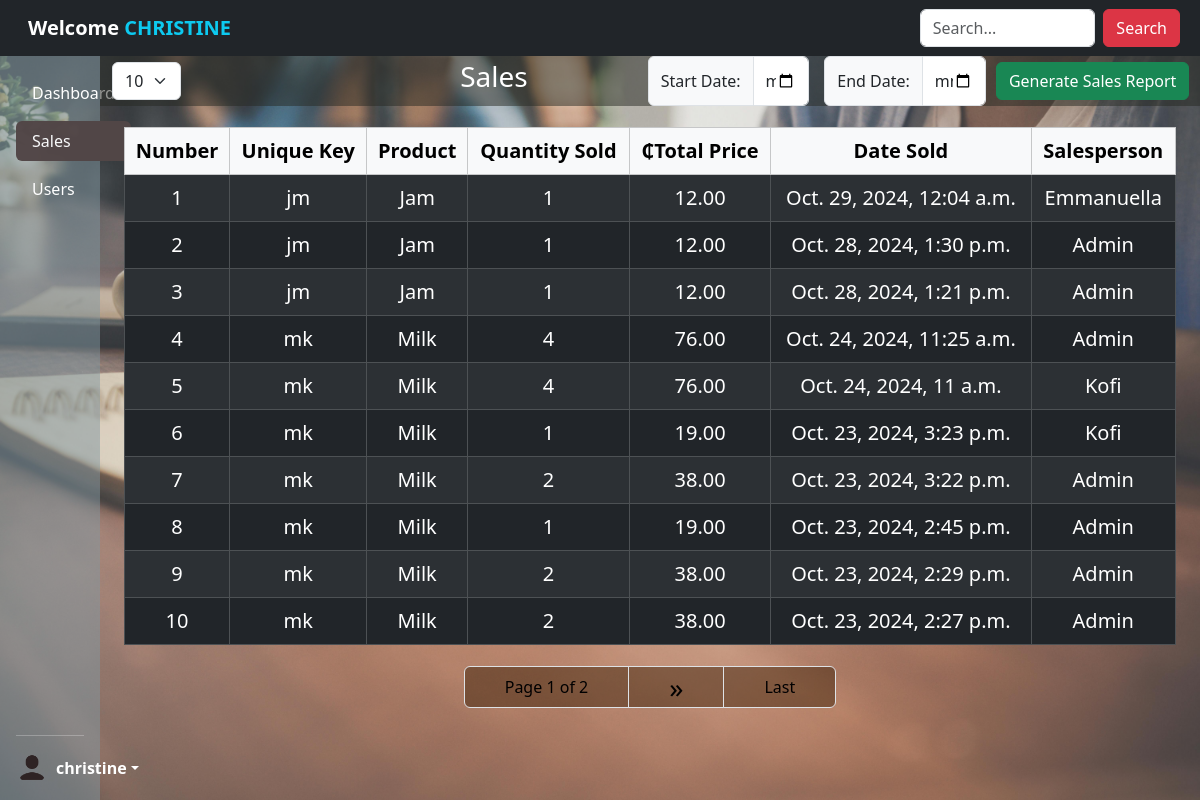
/view-sales/ (signed in), run on an earlier commit of the app's database.
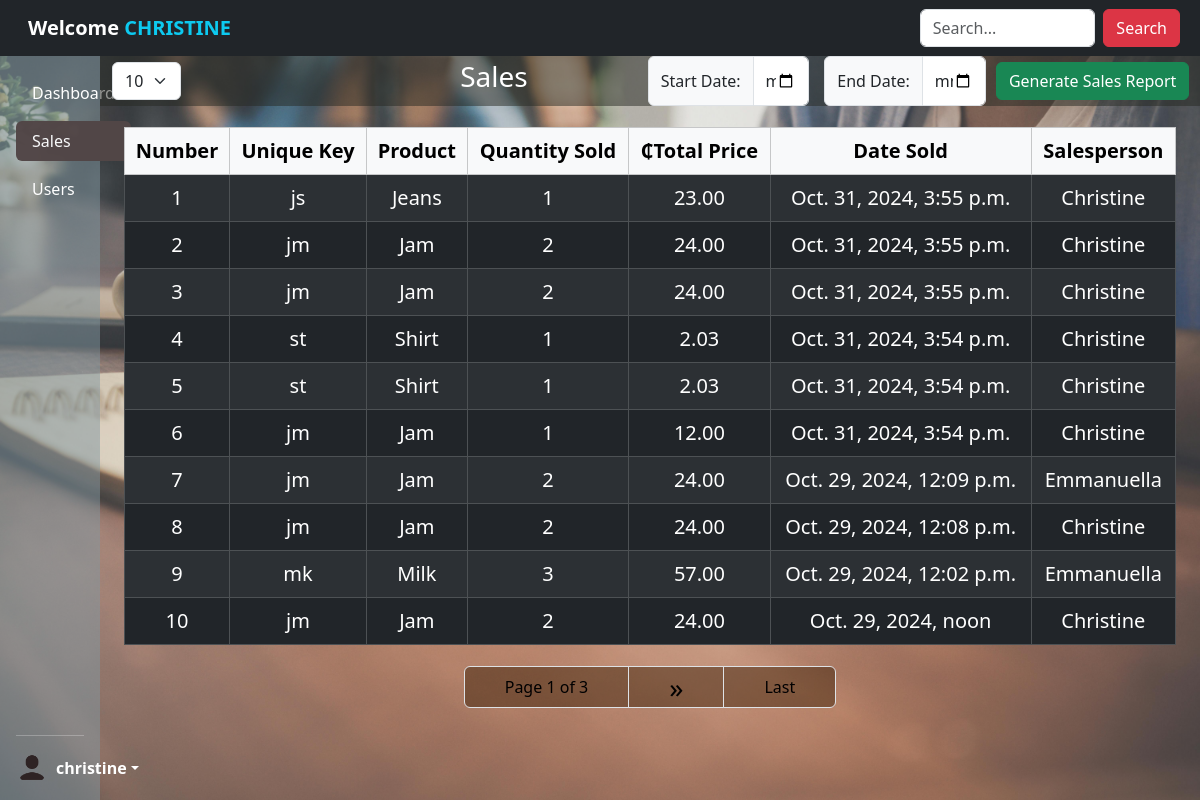
And on a later commit of the database.
### revision_app/models.py (models this page shows, shortened)
class Sale(models.Model):
    product = models.ForeignKey(Products, on_delete=models.CASCADE)
    quantity_sold = models.PositiveBigIntegerField()
    total_price = models.DecimalField(max_digits=10, decimal_places=2)
    salesperson = models.ForeignKey(User, on_delete=models.SET_NULL, null=True)  # Link the sale to a user
    date_sold = models.DateTimeField(default=timezone.now)
    unique_key = models.CharField(
        max_length=2,
        blank=True,
        editable=False
    )
    class Meta:
        verbose_name = 'Sale'
        verbose_name_plural = 'Sales'

class Products(models.Model):
    product_name = models.CharField(max_length=200, db_index=True)
    price = models.DecimalField(max_digits=10, decimal_places=2, db_index=True)
    stock = models.PositiveBigIntegerField(default=0, db_index=True)
    unique_key = models.CharField(
        max_length=2,
        blank=True,
        editable=False,
        unique=True
    )
    def __str__(self):
        return self.product_name
    class Meta:
        verbose_name_plural = 'Products'
        ordering = ['product_name']

### revision_app/views.py (the view, shortened to what this page needs)
# urls.py: path('view-sales/', SalesListView.as_view(), name='view-sales'),
class SalesListView(LoginRequiredMixin, TemplateView):
    template_name = 'revision_app/sales.html'
    def get_context_data(self, **kwargs):
        context = super().get_context_data(**kwargs)
        paginate_by = self.request.GET.get('paginate_by', 10)
        sales = Sale.objects.all().order_by('-date_sold')
        products = Products.objects.all()
        search_input = self.request.GET.get('q', '').strip()
        paginator = Paginator(sales, int(paginate_by))
        page_number = self.request.GET.get('page')
        page_obj = paginator.get_page(page_number)
        context['page_obj'] = page_obj
        context['object_list'] = page_obj.object_list
        context['products'] = products
        context['sales'] = sales
        context['paginate_by'] = paginate_by
        context['search_input'] = search_input
        return context

### revision_app/templates/revision_app/sales.html (shortened to what this page needs)
{% extends 'revision_app/main.html' %}
{% load static %}
{% block content %}
{% include 'revision_app/pageloader.html' %}
<head><link rel="stylesheet" href="{% static 'css/bootstrap.css'  %}"></head>
<body style="background-image: url('{% static 'img/pexels-tirachard-kumtanom-112571-733856.jpg' %}'); background-size: cover; background-position: center; min-height: 100vh;">
<div class="container-fluid my-0 position-relative mx-0 px-0" style="padding-top: 56px; z-index: 1;">
<div class="container-fluid mx-0 px-0 w-100">
<div class="row">
<div class="d-flex mb-6 justify-content-end text-align-center position-fixed" style="z-index: 1050; width: 91.78%; background-color: rgba(39, 41, 35, 0.5);">
    <div class="input-group my-0 py-0" style="width: 15%; height: inherit; margin-right: auto;">
    <span class="d-flex align-items-center"><form method="get" action="" >
        <select name="paginate_by" id="paginate_by" onchange="this.form.submit()" class="form-select px-6" style="height: fit-content;">
          <option value="10" {% if request.GET.paginate_by == '10' %}selected{% endif %}>10</option>
        </select>
      </form></span></div>
    <h3 class="text-align-center text-white py-1" style="margin-right: 15vh;">Sales</h3>
    <div class="input-group my-0 py-0" style="width: 15%; height: inherit; margin-right: 15px;">
        <span class="input-group-text">Start Date:</span>
        <input type="date" id="start_date" class="form-control">
      </div>
    <div class="input-group" style="width: 15%; height: inherit; margin-right: 10px;">
        <span class="input-group-text">End Date:</span>
        <input type="date" id="end_date" class="form-control">
     </div>
     <span class="d-flex align-items-center"><a href="{% url 'generate_pdf' %}" class="btn btn-success" onclick="generatePDF()">Generate Sales Report</a></span>
</div></div>
<div class="container-fluid" style="padding-top: 55px;">
<table class="table table-bordered my-3 w-100 text-center fs-5 table-dark table-striped ">
    <thead>
        <tr class="table-light">
            <th>Number</th>
            <th>Unique Key</th>
            <th>Product</th>
            <th>Quantity Sold</th>
            <th>&#8373;Total Price</th>
            <th>Date Sold</th>
            <th>Salesperson</th>
        </tr>
    </thead>
    <tbody>
        {% for sale in page_obj.object_list %}
        <tr>
            <td>{{ forloop.counter }}</td>
            <td>{{ sale.unique_key }}</td>
            <td>{{ sale.product }}</td>
            <td>{{ sale.quantity_sold }}</td>
            <td>{{ sale.total_price|floatformat:2 }}</td>
            <td>{{ sale.date_sold }}</td>
            <td>{{ sale.salesperson.username|capfirst }}
        </tr>
        {% empty %}
        <tr>
            <td colspan="6">No sales available.</td>
        </tr>
        {% endfor %}
    </tbody>
</table>
<div class="flex-row d-flex justify-content-center">
<nav aria-label="Page navigation example" style="margin-top: 0.5%;">
    <ul class="pagination">
  <li class="page-item"><a href="#" class="page-link"><span>Page {{ page_obj.number }} of {{ page_obj.paginator.num_pages }}</span></a></li>
  {% if page_obj.has_next %}
  <li class="page-item">
    <a href="?page={{ page_obj.next_page_number }}&paginate_by={{ paginate_by }}"
    class="page-link fs-3 d-flex align-items-center justify-content-center" style="height: 42px;">&raquo;</a>
    </li>
    <li class="page-item">
    <a href="?page={{ page_obj.paginator.num_pages }}&paginate_by={{ paginate_by }}" class="page-link">Last</a>
</li>
    {% endif %}
</ul>
</nav>
</div>
</div>
</div>
</div>
</div>
{% endblock %}

What changed in the data, as far as the page shows it:
no longer on this page (row unchanged): Sale: unique_key "jm", product "Jam", quantity_sold "1", total_price "12.00", date_sold "Oct. 29, 2024, 12:04 a.m.", salesperson.username "Emmanuella"
no longer on this page (row unchanged): Sale: unique_key "jm", product "Jam", quantity_sold "1", total_price "12.00", date_sold "Oct. 28, 2024, 1:30 p.m.", salesperson.username "Admin"
no longer on this page (row unchanged): Sale: unique_key "jm", product "Jam", quantity_sold "1", total_price "12.00", date_sold "Oct. 28, 2024, 1:21 p.m.", salesperson.username "Admin"
no longer on this page (row unchanged): Sale: unique_key "mk", product "Milk", quantity_sold "4", total_price "76.00", date_sold "Oct. 24, 2024, 11:25 a.m.", salesperson.username "Admin"
no longer on this page (row unchanged): Sale: unique_key "mk", product "Milk", quantity_sold "4", total_price "76.00", date_sold "Oct. 24, 2024, 11 a.m.", salesperson.username "Kofi"
no longer on this page (row unchanged): Sale: unique_key "mk", product "Milk", quantity_sold "1", total_price "19.00", date_sold "Oct. 23, 2024, 3:23 p.m.", salesperson.username "Kofi"
no longer on this page (row unchanged): Sale: unique_key "mk", product "Milk", quantity_sold "2", total_price "38.00", date_sold "Oct. 23, 2024, 3:22 p.m.", salesperson.username "Admin"
no longer on this page (row unchanged): Sale: unique_key "mk", product "Milk", quantity_sold "1", total_price "19.00", date_sold "Oct. 23, 2024, 2:45 p.m.", salesperson.username "Admin"
no longer on this page (row unchanged): Sale: unique_key "mk", product "Milk", quantity_sold "2", total_price "38.00", date_sold "Oct. 23, 2024, 2:29 p.m.", salesperson.username "Admin"
no longer on this page (row unchanged): Sale: unique_key "mk", product "Milk", quantity_sold "2", total_price "38.00", date_sold "Oct. 23, 2024, 2:27 p.m.", salesperson.username "Admin"
added Sale: unique_key "js", product "Jeans", quantity_sold "1", total_price "23.00", date_sold "Oct. 31, 2024, 3:55 p.m.", salesperson.username "Christine"
added Sale: unique_key "jm", product "Jam", quantity_sold "2", total_price "24.00", date_sold "Oct. 31, 2024, 3:55 p.m.", salesperson.username "Christine"
added Sale: unique_key "jm", product "Jam", quantity_sold "2", total_price "24.00", date_sold "Oct. 31, 2024, 3:55 p.m.", salesperson.username "Christine"
added Sale: unique_key "st", product "Shirt", quantity_sold "1", total_price "2.03", date_sold "Oct. 31, 2024, 3:54 p.m.", salesperson.username "Christine"
added Sale: unique_key "st", product "Shirt", quantity_sold "1", total_price "2.03", date_sold "Oct. 31, 2024, 3:54 p.m.", salesperson.username "Christine"
added Sale: unique_key "jm", product "Jam", quantity_sold "1", total_price "12.00", date_sold "Oct. 31, 2024, 3:54 p.m.", salesperson.username "Christine"
added Sale: unique_key "jm", product "Jam", quantity_sold "2", total_price "24.00", date_sold "Oct. 29, 2024, 12:09 p.m.", salesperson.username "Emmanuella"
added Sale: unique_key "jm", product "Jam", quantity_sold "2", total_price "24.00", date_sold "Oct. 29, 2024, 12:08 p.m.", salesperson.username "Christine"
added Sale: unique_key "mk", product "Milk", quantity_sold "3", total_price "57.00", date_sold "Oct. 29, 2024, 12:02 p.m.", salesperson.username "Emmanuella"
added Sale: unique_key "jm", product "Jam", quantity_sold "2", total_price "24.00", date_sold "Oct. 29, 2024, noon", salesperson.username "Christine"
Also different on the page:
{{ page_obj.paginator.num_pages }}: "2" → "3"
